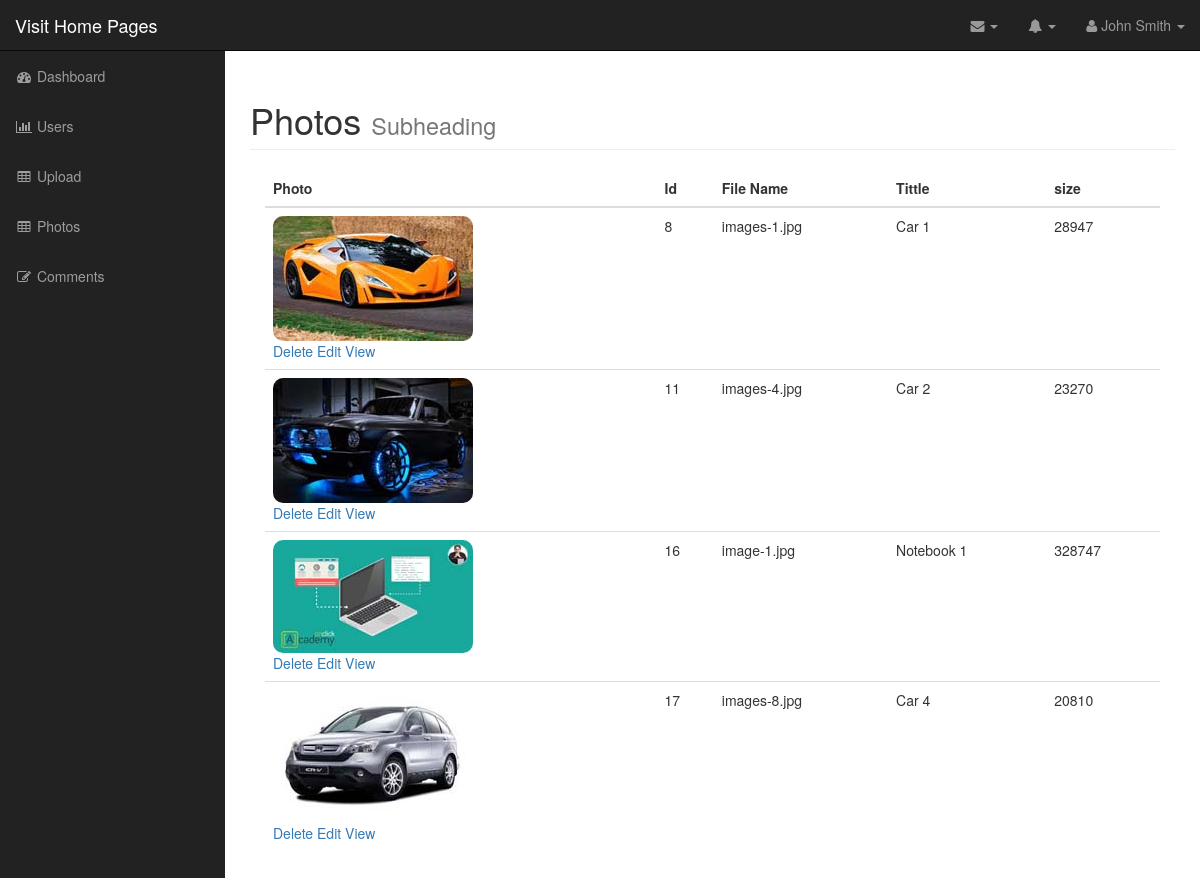
Before: /admin/photos.php (signed in) with the older database file.
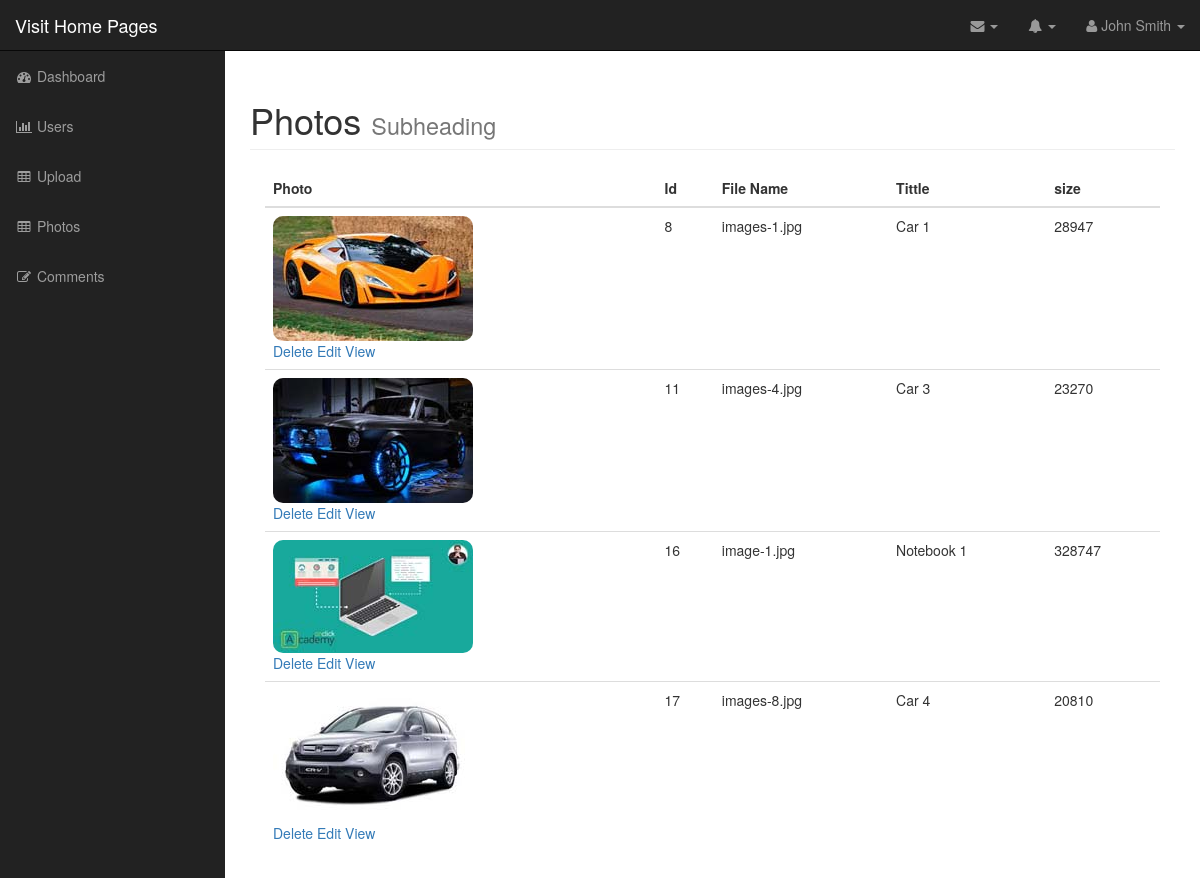
After: the same page with the newer database file.
### tables this page shows
CREATE TABLE `photos` (
  `id` int(11) NOT NULL,
  `title` varchar(255) NOT NULL,
  `caption` varchar(255) NOT NULL,
  `description` text NOT NULL,
  `filename` varchar(255) NOT NULL,
  `alternate_text` varchar(255) NOT NULL,
  `type` varchar(255) NOT NULL,
  `size` int(11) NOT NULL
);

### admin/includes/database.php (called while the page is built, shortened)
<?php
class Database {
    public $connection;
    public function open_db_connetion(){
        $this->connection = new mysqli(DB_HOST,DB_USER,DB_PASS,DB_NAME);
    }
    public function query($sql) {
        $result = $this->connection->query($sql);
        return $result;
    }
}
$database = new Database();
?>

### admin/includes/db_object.php (called while the page is built, shortened)
<?php
class Db_object
    {
    protected static $db_table = "users";
    public static function find_all() {
    return static::find_by_query("SELECT * FROM ". static::$db_table . " ");
    }
        public static function find_by_query($sql) {
    global $database;
    $result_set = $database->query($sql);
    $the_object_array = array();
    while($row = mysqli_fetch_array($result_set)) {
    $the_object_array[] = static::instantation($row);
    }
    return $the_object_array;
    }
    public static function instantation($the_record) {
        $the_object = new $calling_class;
    foreach($the_record as $the_attribute => $value) {
    if($the_object->has_the_attribute($the_attribute)) {
        $the_object->$the_attribute = $value;
    }
    }
        return $the_object;
    }
    private function has_the_attribute($the_attribute) {
    $object_properties = get_object_vars($this);
    return array_key_exists($the_attribute, $object_properties);
    }
}
?>

### admin/includes/photo.php (called while the page is built, shortened)
<?php
class Photo extends Db_object {
    public $filename;
    public $upload_directory = "images";
    public function picture_path() {
        return $this->upload_directory.DS.$this->filename;
    }
}
?>

### admin/photos.php (the view, shortened to what this page needs)
<?php include("includes/header.php"); ?>
<?php
$photos = Photo::find_all();
?>
<nav class="navbar navbar-inverse navbar-fixed-top" role="navigation">
    <?php include("includes/top_nav.php"); ?>
    <?php include("includes/side_nav.php"); ?>
</nav>
<div id="page-wrapper">
    <div class="container-fluid">
        <div class="row">
            <div class="col-lg-12">
                <h1 class="page-header">
                    Photos
                    <small>Subheading</small>
                </h1>
                <div class="col-md-12">
                    <table class="table table-hover">
                        <thead>
                            <th>Photo</th>
                            <th>Id</th>
                            <th>File Name</th>
                            <th>Tittle</th>
                            <th>size</th>
                        </thead>
                        <tbody>
                            <?php foreach ($photos as $photo) : ?>
                            <tr>
                                <td><img class="admin-photo-thumbnail" src=" <?php echo $photo->picture_path() ?>"
                                        alt="">
                                    <div class="pictures_link">
                                        <a href="delete_photo.php?id=<?php echo $photo->id; ?>">Delete</a>
                                        <a href="edit_photo.php?id=<?php echo $photo->id; ?>">Edit</a>
                                        <a href="#">View</a>
                                    </div>
                                </td>
                                <td><?php echo $photo->id; ?></td>
                                <td><?php echo $photo->filename; ?></td>
                                <td><?php echo $photo->title; ?></td>
                                <td><?php echo $photo->size; ?></td>
                            </tr>
                            <?php endforeach; ?>
                        </tbody>
                    </table>
                </div>
            </div>
        </div>
    </div>
</div>
<?php include("includes/footer.php"); ?>

Changed rows visible on the page:
changed photos "images-4.jpg": title "Car 2" → "Car 3"
